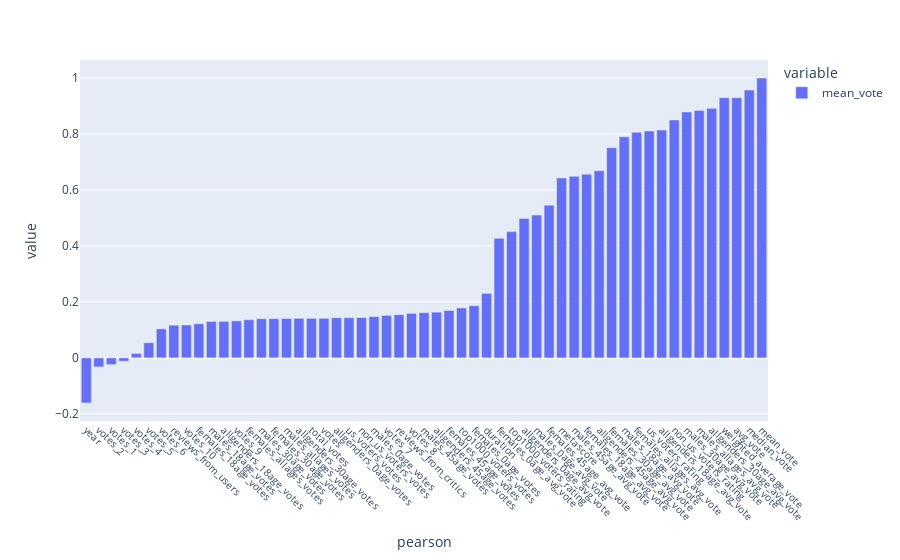
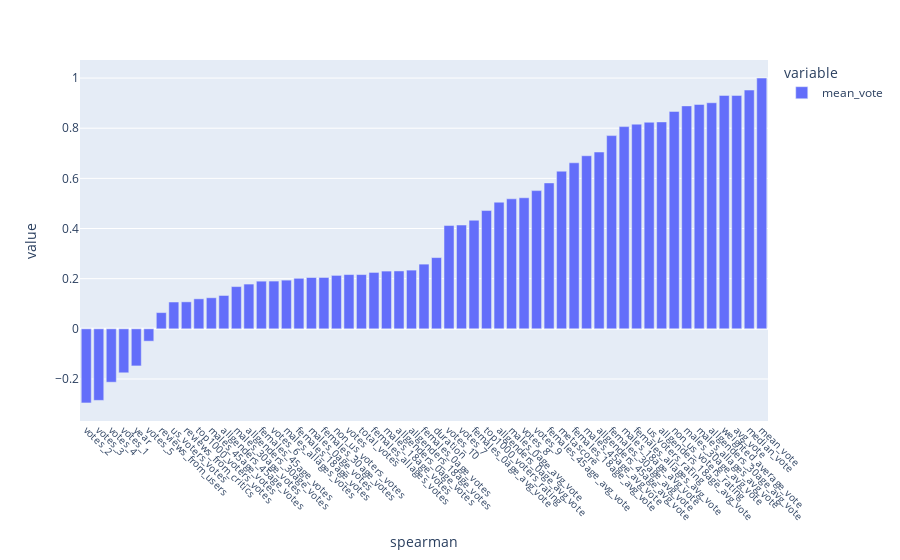

Notebook source saved alongside these figures, in order:
### Markdown cell above
#### Correlations

### Code cell
corr_plot(df_master,target='mean_vote')

### Figure 1 — Plotly figure (JSON) as saved in the notebook; plotly's stock layout.template omitted (floating-point values rounded to 4 significant figures)
{"data": [{"alignmentgroup": "True", "hovertemplate": "variable=mean_vote<br>pearson=%{x}<br>value=%{y}<extra></extra>", "legendgroup": "mean_vote", "marker": {"color": "#636efa"}, "name": "mean_vote", "offsetgroup": "mean_vote", "orientation": "v", "showlegend": true, "textposition": "auto", "type": "bar", "x": ["year", "votes_2", "votes_1", "votes_3", "votes_4", "votes_5", "votes_6", "reviews_from_users", "votes_10", "females_18age_votes", "males_18age_votes", "allgenders_18age_votes", "votes_9", "females_allages_votes", "males_30age_votes", "females_30age_votes", "males_allages_votes", "allgenders_30age_votes", "total_votes", "votes", "allgenders_0age_votes", "us_voters_votes", "non_us_voters_votes", "males_0age_votes", "votes_7", "reviews_from_critics", "votes_8", "males_45age_votes", "allgenders_45age_votes", "females_45age_votes", "top1000_voters_votes", "females_0age_votes", "duration", "females_0age_avg_vote", "top1000_voters_rating", "allgenders_0age_avg_vote", "males_0age_avg_vote", "females_45age_avg_vote", "metascore", "males_45age_avg_vote", "females_18age_avg_vote", "allgenders_45age_avg_vote", "females_30age_avg_vote", "males_18age_avg_vote", "females_allages_avg_vote", "us_voters_rating", "allgenders_18age_avg_vote", "non_us_voters_rating", "males_30age_avg_vote", "males_allages_avg_vote", "allgenders_30age_avg_vote", "weighted_average_vote", "avg_vote", "median_vote", "mean_vote"], "xaxis": "x", "y": [-0.1611, -0.03232, -0.02396, -0.01195, 0.0159, 0.05401, 0.1038, 0.1169, 0.1175, 0.122, 0.1302, 0.1306, 0.1322, 0.1362, 0.1399, 0.1402, 0.1406, 0.1414, 0.1414, 0.1414, 0.1436, 0.1436, 0.1442, 0.1476, 0.1518, 0.1543, 0.1592, 0.1618, 0.1634, 0.1694, 0.1785, 0.1865, 0.2305, 0.4274, 0.4513, 0.4982, 0.5104, 0.5458, 0.6431, 0.649, 0.6566, 0.669, 0.751, 0.79, 0.8059, 0.8111, 0.8142, 0.8504, 0.879, 0.8844, 0.8917, 0.9299, 0.9299, 0.9571, 1], "yaxis": "y"}], "layout": {"autosize": true, "barmode": "relative", "legend": {"title": {"text": "variable"}, "tracegroupgap": 0}, "margin": {"t": 60}, "xaxis": {"anchor": "y", "autorange": true, "domain": [0, 1], "range": [-0.5, 54.5], "tickangle": 45, "tickfont": {"size": 10}, "title": {"text": "pearson"}, "type": "category"}, "yaxis": {"anchor": "x", "autorange": true, "domain": [0, 1], "range": [-0.2256, 1.065], "title": {"text": "value"}, "type": "linear"}}}

### Figure 2 — Plotly figure (JSON) as saved in the notebook; plotly's stock layout.template omitted (floating-point values rounded to 4 significant figures)
{"data": [{"alignmentgroup": "True", "hovertemplate": "variable=mean_vote<br>spearman=%{x}<br>value=%{y}<extra></extra>", "legendgroup": "mean_vote", "marker": {"color": "#636efa"}, "name": "mean_vote", "offsetgroup": "mean_vote", "orientation": "v", "showlegend": true, "textposition": "auto", "type": "bar", "x": ["votes_2", "votes_3", "votes_4", "votes_1", "year", "votes_5", "reviews_from_users", "us_voters_votes", "reviews_from_critics", "top1000_voters_votes", "males_45age_votes", "allgenders_45age_votes", "males_30age_votes", "allgenders_30age_votes", "females_45age_votes", "votes_6", "males_allages_votes", "females_18age_votes", "males_0age_votes", "females_30age_votes", "non_us_voters_votes", "votes", "total_votes", "females_allages_votes", "males_18age_votes", "allgenders_0age_votes", "allgenders_18age_votes", "females_0age_votes", "duration", "votes_10", "votes_7", "females_0age_avg_vote", "top1000_voters_rating", "allgenders_0age_avg_vote", "males_0age_avg_vote", "votes_8", "votes_9", "females_45age_avg_vote", "metascore", "females_18age_avg_vote", "males_45age_avg_vote", "allgenders_45age_avg_vote", "females_30age_avg_vote", "males_18age_avg_vote", "females_allages_avg_vote", "us_voters_rating", "allgenders_18age_avg_vote", "non_us_voters_rating", "males_30age_avg_vote", "males_allages_avg_vote", "allgenders_30age_avg_vote", "weighted_average_vote", "avg_vote", "median_vote", "mean_vote"], "xaxis": "x", "y": [-0.2956, -0.2854, -0.2129, -0.1753, -0.1479, -0.04923, 0.06467, 0.1069, 0.1076, 0.1196, 0.1239, 0.133, 0.1685, 0.1785, 0.1901, 0.1904, 0.1942, 0.2014, 0.2046, 0.2048, 0.213, 0.2163, 0.2163, 0.2249, 0.2302, 0.2308, 0.2341, 0.258, 0.284, 0.4118, 0.4139, 0.433, 0.4716, 0.5049, 0.5184, 0.5226, 0.5512, 0.5818, 0.6286, 0.6621, 0.6901, 0.705, 0.7705, 0.8063, 0.8162, 0.8238, 0.8251, 0.8669, 0.889, 0.8948, 0.9015, 0.9308, 0.9308, 0.9522, 1], "yaxis": "y"}], "layout": {"autosize": true, "barmode": "relative", "legend": {"title": {"text": "variable"}, "tracegroupgap": 0}, "margin": {"t": 60}, "xaxis": {"anchor": "y", "autorange": true, "domain": [0, 1], "range": [-0.5, 54.5], "tickangle": 45, "tickfont": {"size": 10}, "title": {"text": "spearman"}, "type": "category"}, "yaxis": {"anchor": "x", "autorange": true, "domain": [0, 1], "range": [-0.3676, 1.072], "title": {"text": "value"}, "type": "linear"}}}
